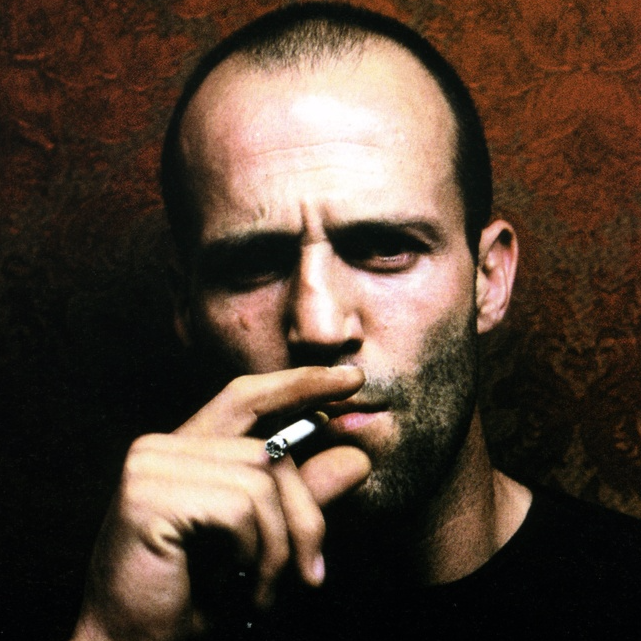
#> input picture stathem.jpg, 641 x 641 px
$ python ex1.py
#> lines starting #> are read from the running program, lines starting #| are printed output that depends on the picture
import numpy as np
import matplotlib.pyplot as plt
from PIL import Image
from sklearn.metrics import mean_squared_error

img = Image.open('stathem.jpg')
#> img is the input picture: PIL image 641x641 RGBA; mean R, G, B, A 82, 64.6, 52, 255
img = img.convert('RGB')
#> img: PIL image 641x641 RGB
img_array = np.array(img)
h, w, c = img_array.shape
#> h = 641; w = 641; c = 3

#переменные для блока проверки
original_shape = img_array.shape
#> original_shape = (641, 641, 3)
original_flat = img_array.astype(np.float64).flatten()

R = img_array[:, :, 0].astype(np.float64)
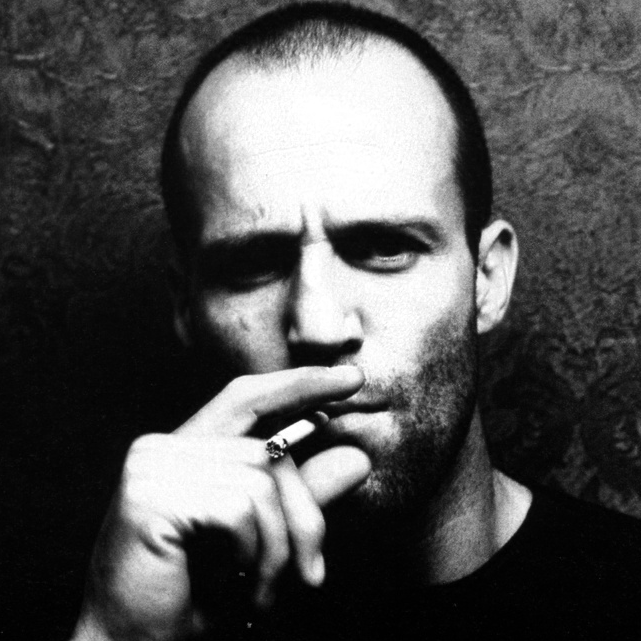
#> R: shape (641, 641) float64; min 0, max 255, mean 82
G = img_array[:, :, 1].astype(np.float64)
B = img_array[:, :, 2].astype(np.float64)

Ur, sr, Vtr = np.linalg.svd(R, full_matrices=False)
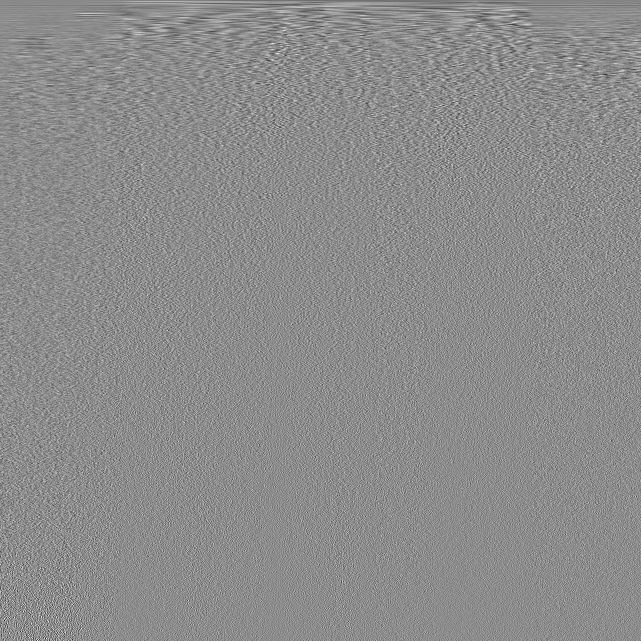
#> Vtr: shape (641, 641) float64; min -0.319, max 0.261, mean -8.91e-05; drawn with min black and max white
#> sr = 641 values, max 66188.8 at index 0, min 0.0573 at index 640, mean 453.6
Ug, sg, Vtg = np.linalg.svd(G, full_matrices=False)
#> sg = 641 values, max 54909.7 at index 0, min 0.0127 at index 640, mean 368.9
Ub, sb, Vtb = np.linalg.svd(B, full_matrices=False)
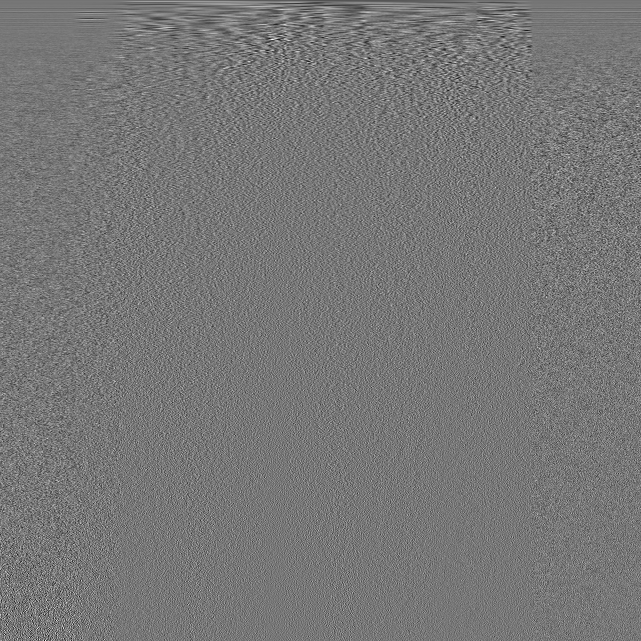
#> Vtb: shape (641, 641) float64; min -0.252, max 0.286, mean -4.21e-05; drawn with min black and max white
#> sb = 641 values, max 47933.8 at index 0, min 0.0668 at index 640, mean 336

list_of_ranks = [1, 5, 10, 30, 100, min(h, w)]
#> list_of_ranks = [1, 5, 10, 30, 100, 641]
approximations = []

for r in list_of_ranks:
    R_rec = (Ur[:, :r] * sr[:r]) @ Vtr[:r, :]
    G_rec = (Ug[:, :r] * sg[:r]) @ Vtg[:r, :]
    B_rec = (Ub[:, :r] * sb[:r]) @ Vtb[:r, :]

    reconstructed = np.stack([R_rec, G_rec, B_rec], axis=2)
    reconstructed = np.clip(reconstructed, 0, 255).astype(np.uint8)
    approximations.append(reconstructed)
#> this loop made 6 passes
#> pass 1, `B_rec = (Ub[:, :r] * sb[:r]) @ Vtb[:r, :]`:
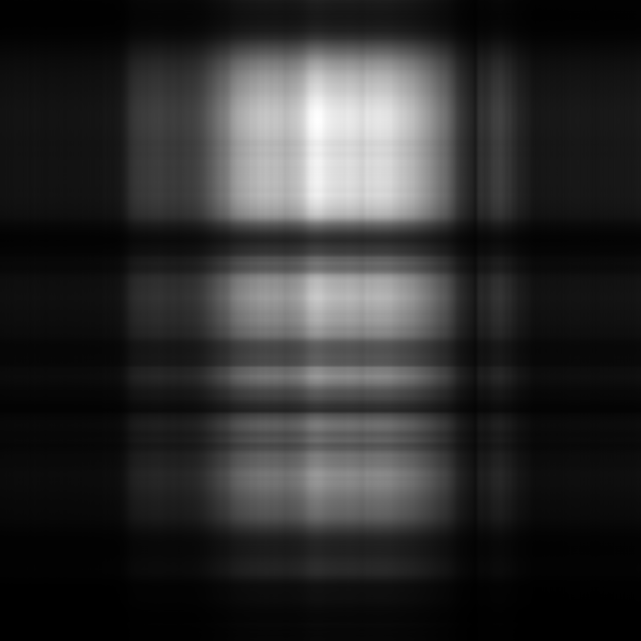
#> B_rec: shape (641, 641) float64; min 0.649, max 262.3, mean 48.7; drawn with min black and max white
#> pass 1, `reconstructed = np.stack([R_rec, G_rec, B_rec], axis=2)`:
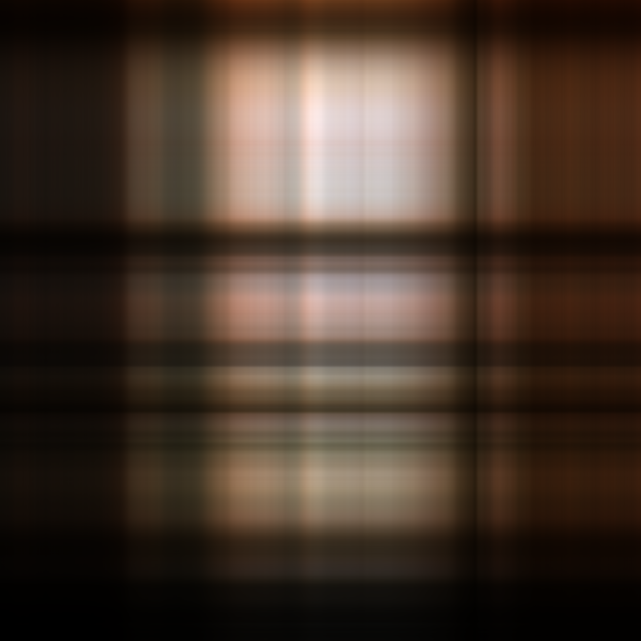
#> reconstructed: shape (641, 641, 3) float64; mean R, G, B 79.5, 61.8, 48.7; drawn with min black and max white
#> after the loop, approximations = 6 items
## Применение SVD к матрице каждого канала и воссстаногвление через сингулярные числа
#вывод итогов
for i, r in enumerate(list_of_ranks):
    plt.subplot(2, 3, i + 1)
    plt.imshow(approximations[i])
    plt.axis('off')
    # Часть Г: подсчет коэффициента сжатия
    original_size = 3 * h * w
    compressed_size = 3 * r * (h + 1 + w) * 4
    compression_ratio = original_size / compressed_size
    plt.title(f'Ранг = {r}, Сжатие в {compression_ratio:.2f} раз')

plt.tight_layout()
plt.show()
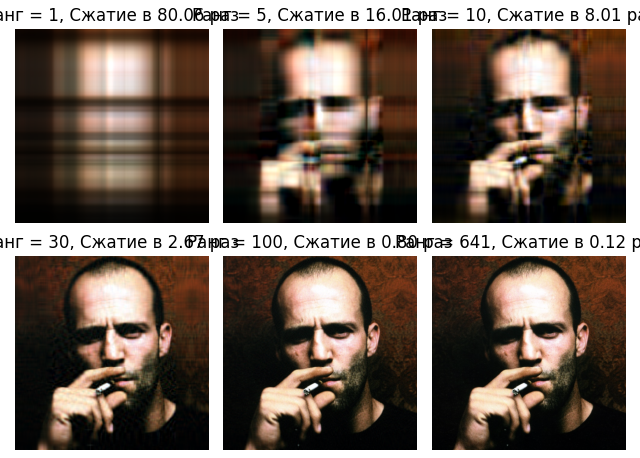
#> figure drawn by matplotlib, 6 panels


# Выводы
# В результате данной работы я научился применять алгоритм SVD для сжатия изображения с контролируемой потерей качества. Понял, как влияет ранг аппроксимации на изображение
'''
 1. При каком ранге визуальное качество перестает отличаться от оригинала? - При ранге 30-50 качество становится неотличимым
 2. Для какого ранга достигается сжатие в 10 раз? - При ранге 10
 3. Почему для темных/светлых участков ошибка разная? - Потому что темные участки содержат меньшее количество деталей, поэтому и ошибка меньше
'''
# ---------- БЛОК АВТОПРОВЕРКИ (НЕ РЕДАКТИРОВАТЬ) ----------
# Предполагается, что у вас есть переменные:
# original_shape = (h, w, c) или (h, w)
# list_of_ranks = [1, 5, 10, 30, 100, ...]
# approximations = список восстановленных массивов (numpy) для каждого ранга

# 1. Проверка размерностей
for i, r in enumerate(list_of_ranks):
    assert approximations[i].shape == original_shape, f"Ошибка: размерность для ранга {r} не совпадает с исходной"

# 2. Проверка, что значения не выходят за пределы 0-255 (для RGB/серого)
for i, r in enumerate(list_of_ranks):
    arr = approximations[i]
    if arr.dtype != np.uint8:
        arr = np.clip(arr, 0, 255) # Если float, то проверяем диапазон
    assert arr.max() <= 255.1, f"Значения превышают 255 для ранга {r}"
    assert arr.min() >= -0.1, f"Значения меньше 0 для ранга {r}"
#> this loop made 6 passes
#> pass 3, `arr = approximations[i]`:
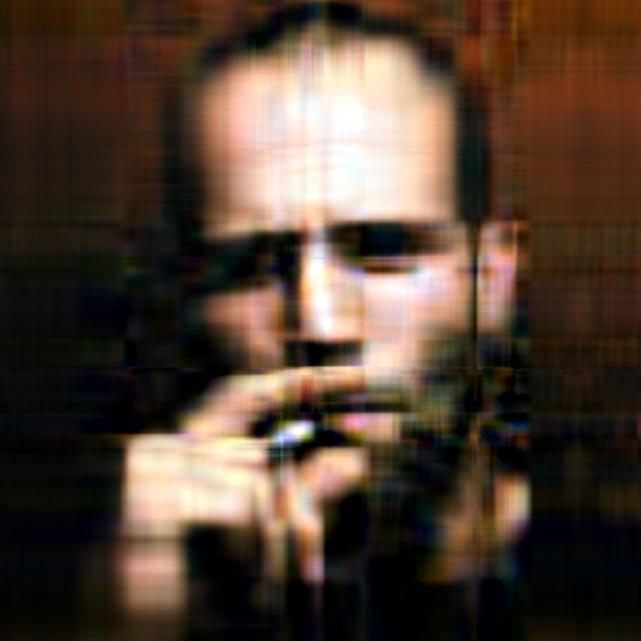
#> arr: shape (641, 641, 3); mean of channels 0, 1, 2 81.8, 64.3, 51.3; drawn as R, G, B

# 3. Проверка, что с ростом ранга ошибка уменьшается (метрика MSE)
from sklearn.metrics import mean_squared_error
mse_list = []
for i in range(len(approximations)):
    # Если цветная, считаем MSE по всем каналам
    mse = mean_squared_error(original_flat, approximations[i].flatten())
    mse_list.append(mse)
#> this loop made 6 passes
#> mse on passes 1 to 6: 2573.2, 622.2, 250.1, 60.33, 14.09, 0.517
#> after the loop, mse_list = [2573.2, 622.2, 250.1, 60.33, 14.09, 0.517]

# Проверяем монотонность (MSE должен падать, так как мы добавляем сингулярные числа)
for i in range(1, len(mse_list)):
    assert mse_list[i] <= mse_list[i-1] + 1e-6, f"MSE не уменьшается между рангами {list_of_ranks[i-1]} и {list_of_ranks[i]}"
#> this loop made 5 passes

print("✅ Все автоматические проверки пройдены. Задание выполнено корректно!")
